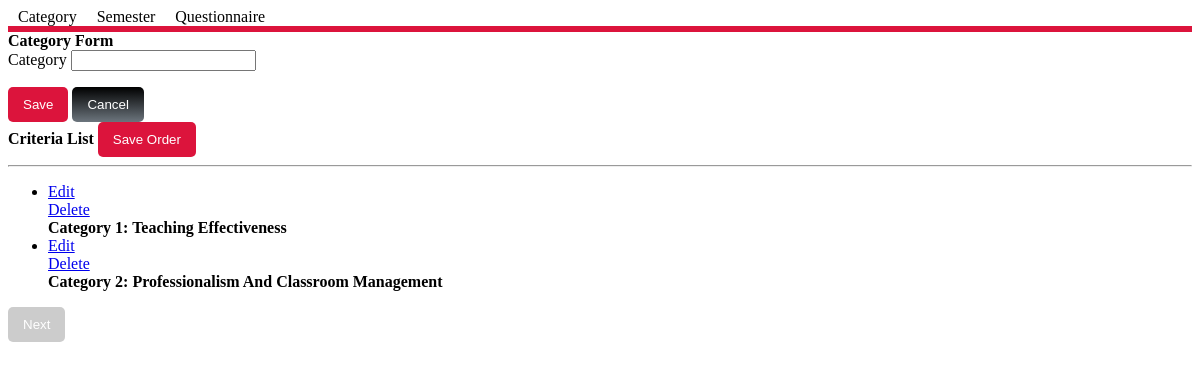
Screenshot of /admin/category.php with the database file from the repository.
### tables this page shows
CREATE TABLE `criteria_list` (
  `id` int(30) NOT NULL,
  `criteria` text NOT NULL,
  `order_by` int(30) NOT NULL
);

### admin/category.php (the view, shortened to what this page needs)
<?php include 'db_connect.php' ?>
<div class="nav-bar">
    <a href="./index.php?page=category" class="nav-link nav-category <?php echo (isset($_GET['page']) && $_GET['page'] == 'category') ? 'active' : ''; ?>">Category</a>
    <a href="./index.php?page=semester" class="nav-link nav-semester <?php echo (isset($_GET['page']) && $_GET['page'] == 'semester') ? 'active' : ''; ?>">Semester</a>
    <a href="#" class="nav-link nav-questionnaire <?php echo (isset($_GET['page']) && $_GET['page'] == 'questionnaire') ? 'active' : ''; ?>" id="questionnaireLink">Questionnaire</a>
</div>
<div class="col-lg-12">
    <div class="card card-outline card-primary">
        <div class="card-body">
            <div class="container-fluid">
                <div class="row">
                    <div class="col-md-4">
                        <div class="card card-outline card-info">
                            <div class="card-header"><b>Category Form</b></div>
                            <div class="card-body">
                                <form action="" id="manage-criteria">
                                    <div class="form-group">
                                        <label for="">Category</label>
                                        <input type="text" name="criteria" class="form-control form-control-sm">
                                    </div>
                                </form>
                            </div>
                            <div class="card-footer">
                                <div class="d-flex justify-content-end w-100">
                                    <button class="btn btn-sm btn-primary btn-flat bg-gradient-primary mx-1" form="manage-criteria">Save</button>
                                    <button class="btn btn-sm btn-flat btn-secondary bg-gradient-secondary mx-1" form="manage-criteria" type="reset">Cancel</button>
                                </div>
                            </div>
                        </div>
                    </div>
                    <div class="col-md-8">
                        <div class="callout callout-info">
                            <?php
                                $qry = $conn->query("SELECT * FROM criteria_list ORDER BY ABS(order_by) ASC");
                                if($qry->num_rows > 0):
                            ?>
                            <div class="d-flex justify-content-between w-100">
                                <label for=""><b>Criteria List</b></label>
                                <button class="btn btn-sm btn-primary btn-flat bg-gradient-primary mx-1" form="order-criteria">Save Order</button>
                            </div>
                            <hr>
                            <form action="" id="order-criteria">
                                <ul class="list-group btn col-md-8" id="ui-sortable-list">
                                    <?php
                                    while($row = $qry->fetch_assoc()):
                                    ?>
                                    <li class="list-group-item text-left">
                                        <span class="btn-group dropright float-right">
                                            <div class="dropdown-menu">
                                                <a class="dropdown-item edit_criteria" href="javascript:void(0)" data-id="<?php echo $row['id'] ?>">Edit</a>
                                                <a class="dropdown-item delete_criteria" href="javascript:void(0)" data-id="<?php echo $row['id'] ?>">Delete</a>
                                            </div>
                                        </span>
                                        <i class="fa fa-bars"></i><span style="font-weight: bold;"> <?php echo ucwords($row['criteria']) ?></span>
                                    </li>
                                    <?php endwhile; ?>
                                </ul>
                            </form>
                            <?php else: ?>
                                <center>There's no criteria in the database yet</center>
                            <?php endif; ?>
                        </div>
                    </div>
                </div>
                <button id="nextToQuestionnaire" class="nextButton" disabled>Next</button>
            </div>
        </div>
    </div>
</div>

### admin/category.php (style rules this page uses)
.card-header { background-color: transparent; border-bottom: none; }
.nav-bar { display: flex; }
.nav-link { margin: 0 10px; text-decoration: none; color: black; }
.card button { padding: 10px 15px; background-color: #dc143c; color: white; border: none; border-radius: 5px; cursor: pointer; transition: background-color 0.3s ease; }
.card button:disabled { background-color: #ccc; cursor: not-allowed; }
.bg-gradient-primary { background: #dc143c linear-gradient(180deg, #dc143c, #dc143c) repeat-x !important; color: #fff; }
.bg-gradient-secondary { background: #000000 linear-gradient(180deg, #000000, #6c757d) repeat-x !important; color: #fff; }
.card-info.card-outline { border-top: 3px solid #dc143c; }
.callout.callout-info { border-left-color: #dc143c; }
.card-primary.card-outline { border-top: 3px solid #dc143c; }

### rows the page displays
criteria_list: criteria "Category 1: Teaching Effectiveness"
criteria_list: criteria "Category 2: Professionalism And Classroom Management"
